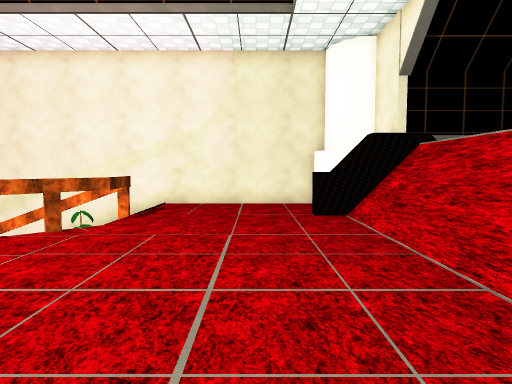
[1] (above)

16 first-person views from a walk through a scene from a Unity 3-D project. The camera is 1.3 m above the floor, tilts 4° down and sees 75° across. The floor is counted in squares, 1 m on a side. Each view is taken from the middle of a square. On the plan, view 1 faces up. The plan holds only what a view shows up to about 14 squares ahead; the rest is blank. The place goes on beyond the plan. The player character is not drawn. Door leaves are left out, so doorways stand open. Some surface patterns are stand-ins.

[2]
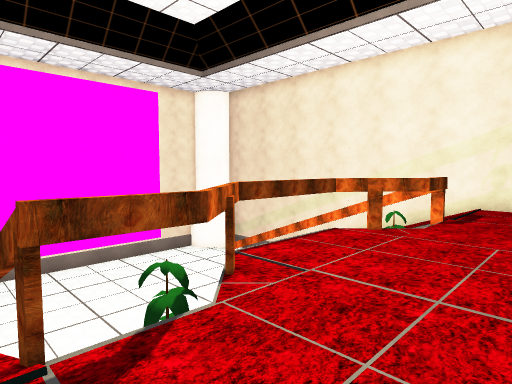

[3]
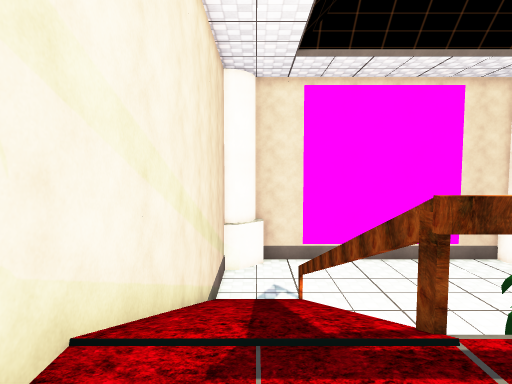

[4]
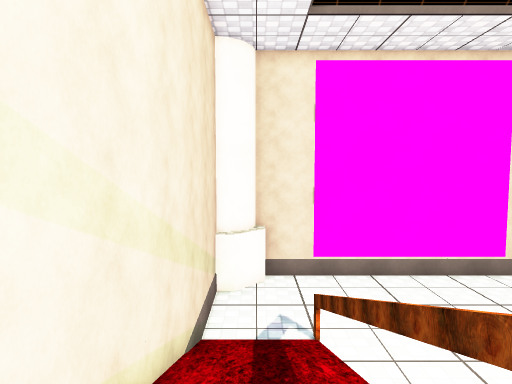

[5]
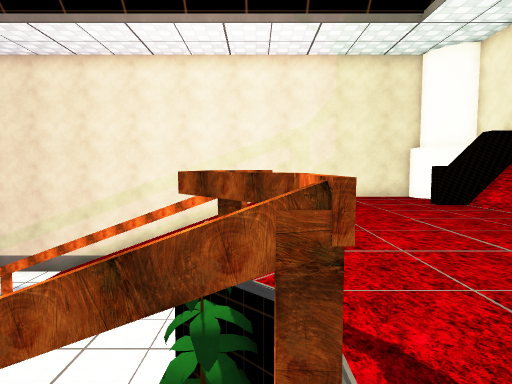

[6]
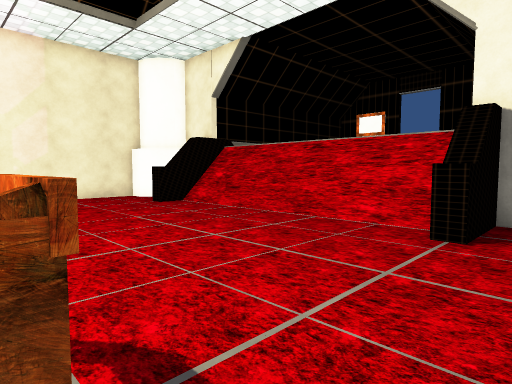

[7]
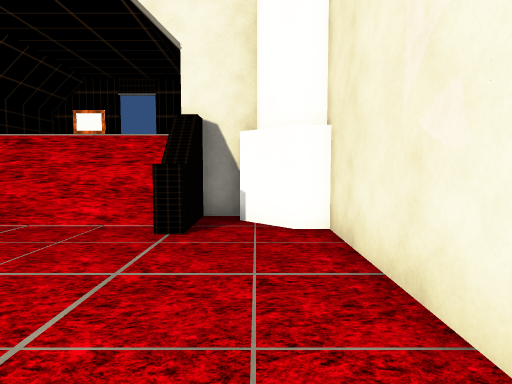

[8]
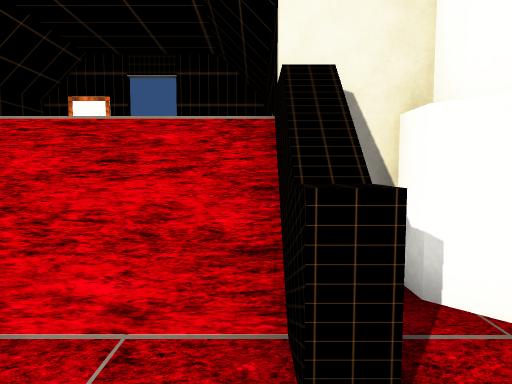

[9]
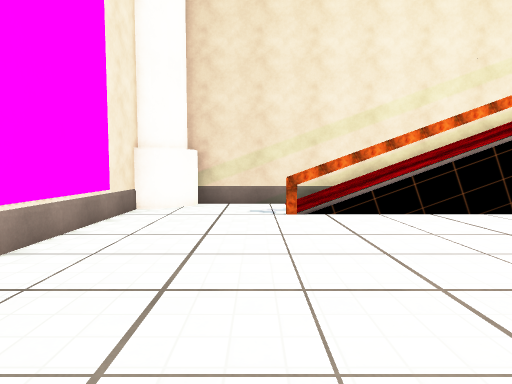

[10]
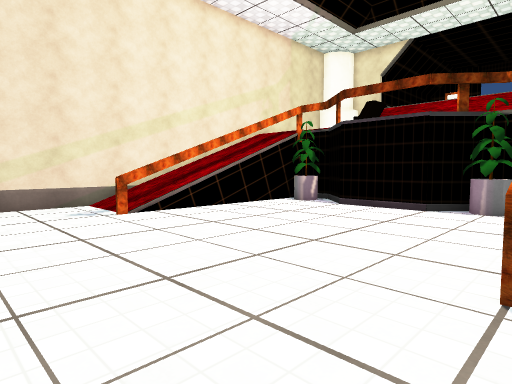

[11]
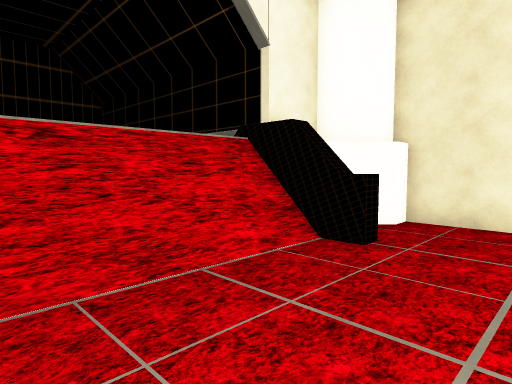

[12]
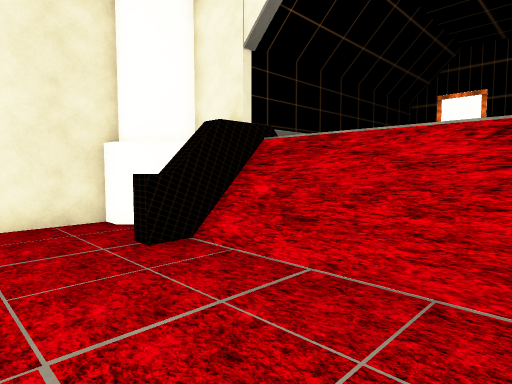

[13]
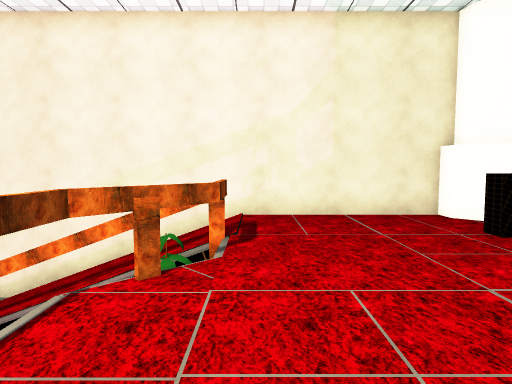

[14]
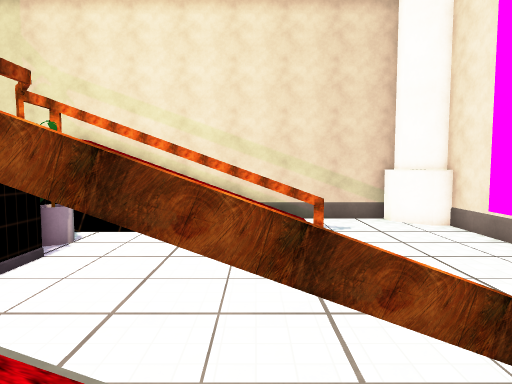

[15]
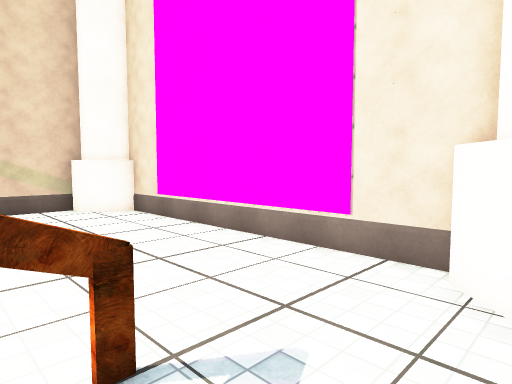

[16]
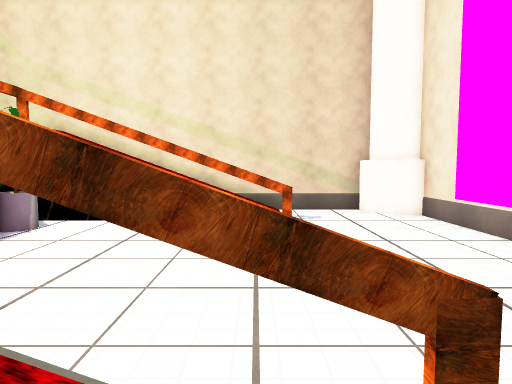

### Floor plan
Key: @ floor where view 1 was taken; # wall or solid block; . main floor; : floor 3 m higher than the main floor; + floor 5 m higher than the main floor; / step, stairs or slope; = window, fence, low wall or low ledge; ^ raised ledge; v drop or lower ground; O other object.
Columns run from 17 left of view 1 to 13 right of it. Each row starts with its distance up from view 1.
 13      ###############
 12  #####////////:::::##
 11 ##....////////::::::#
 10 #....=////////:::::^##
  9 #.....#v=vvvO#:::::^###########
  8 #...........O#:::::://        #
  7 #...........##:::::://        #
  6 #...........v::::::://+       #
  5 #...........v::::::://+
  4 #...........v::::::://        #
  3 #...........##:::::://        #
  2 #...........O#:::::://        #
  1 #....##v=vvvO#:::::^^##########
  0 #.....////////:::@:^ #
 -1 ##....////////::::::##
 -2  ####################

Where each view was taken, in squares from view 1:
view 1: 0 up, 0 right, facing up
view 2: 0 up, 1 left, facing up-left
view 3: 1 down, 1 left, facing left
view 4: 1 down, 4 left, facing left
view 5: 1 down, 4 left, facing up
view 6: 1 down, 4 left, facing up-right
view 7: 1 down, 4 left, facing right
view 8: 1 up, 0 right, facing right
view 9: 0 up, 13 left, facing up
view 10: 0 up, 16 left, facing up-right
view 11: 6 up, 1 left, facing down-right
view 12: 4 up, 1 left, facing up-right
view 13: 3 up, 3 left, facing up
view 14: 11 up, 10 left, facing down
view 15: 12 up, 11 left, facing down-left
view 16: 11 up, 11 left, facing down
